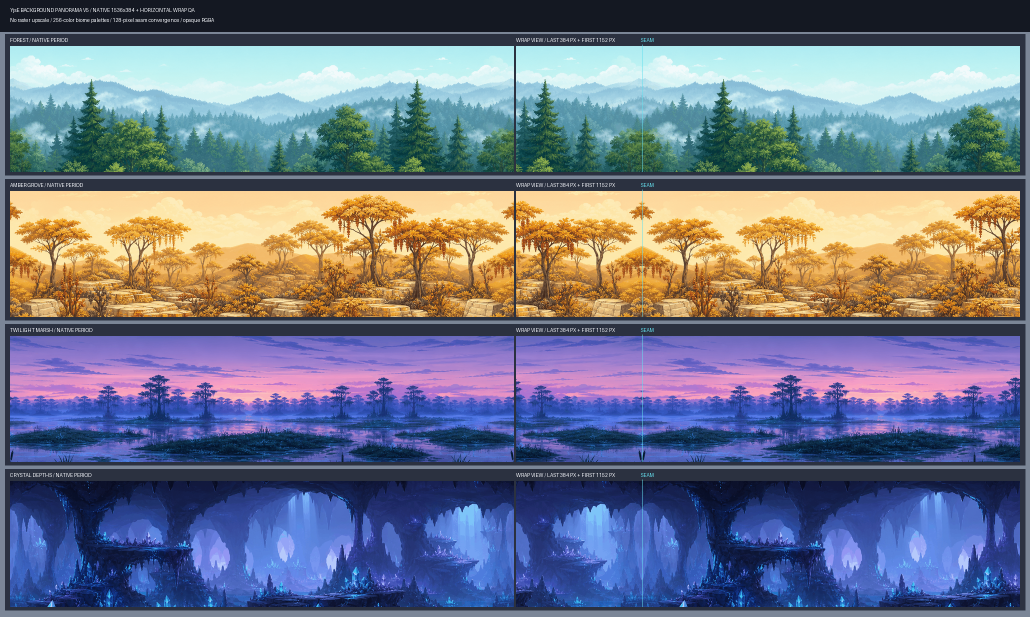
#> input picture Game.Data/art_direction/background_panorama_v5_contact_sheet.png, 2060 x 1234 px, given in place of forest_parallax_layer_v4.png, which was not available (shown at 1/2 size)
$ python build_background_panorama_v4_preview.py
#> lines starting #> are read from the running program, lines starting #| are printed output that depends on the picture; pictures that were not available may be replaced by others from this repository, and a replacement may not be noted
#!/usr/bin/env python3
"""Build the deterministic V4 panorama contact sheet and QA summary."""

from __future__ import annotations

import hashlib
import json
from pathlib import Path

from PIL import Image, ImageDraw, ImageFont


ROOT = Path(__file__).resolve().parents[2]
OUTPUT = ROOT / "art_direction" / "background_panorama_v4_contact_sheet.png"
SUMMARY = ROOT / "art_direction" / "background_panorama_v4_preview_summary.json"
FONT = ImageFont.load_default()
INK = (27, 24, 38, 255)
PANEL = (74, 69, 85, 255)
PAPER = (170, 162, 176, 255)
LIGHT = (244, 233, 216, 255)
ACCENT = (240, 195, 90, 255)

ASSETS = [
    ("FOREST", "sprites/world/backgrounds/forest_parallax_layer_v4.png"),
    ("AMBER GROVE", "sprites/world/backgrounds/amber_grove_parallax_layer_v4.png"),
    ("TWILIGHT MARSH", "sprites/world/backgrounds/twilight_marsh_parallax_layer_v4.png"),
    ("CRYSTAL DEPTHS", "sprites/world/backgrounds/crystal_depths_parallax_layer_v4.png"),
]


def flattened_pixels(image: Image.Image):
    get_flattened_data = getattr(image, "get_flattened_data", None)
    return get_flattened_data() if get_flattened_data else image.getdata()


def load(relative_path: str) -> Image.Image:
    with Image.open(ROOT / relative_path) as opened:
        return opened.convert("RGBA")


def wrap_view(source: Image.Image, lead_in: int = 256) -> Image.Image:
    target = Image.new("RGBA", source.size)
    target.alpha_composite(source.crop((source.width - lead_in, 0, source.width, source.height)), (0, 0))
    target.alpha_composite(source.crop((0, 0, source.width - lead_in, source.height)), (lead_in, 0))
    return target


def asset_record(label: str, relative_path: str, source: Image.Image) -> dict:
    path = ROOT / relative_path
    left = list(flattened_pixels(source.crop((0, 0, 1, source.height))))
    right = list(flattened_pixels(source.crop((source.width - 1, 0, source.width, source.height))))
    seam_delta = max(
        sum(abs(left_pixel[channel] - right_pixel[channel]) for channel in range(4))
        for left_pixel, right_pixel in zip(left, right)
    )
    return {
        "label": label,
        "path": relative_path,
        "dimensions": list(source.size),
        "mode": source.mode,
        "sha256": hashlib.sha256(path.read_bytes()).hexdigest(),
        "fileBytes": path.stat().st_size,
        "uniqueColorCount": len({pixel[:3] for pixel in flattened_pixels(source)}),
        "alphaValues": sorted(set(flattened_pixels(source.getchannel("A")))),
        "horizontalSeamColumnsEqual": left == right,
        "maximumWrapSeamChannelDelta": seam_delta,
    }


def main() -> None:
    width = 2160
    header_height = 58
    row_height = 290
    canvas = Image.new("RGBA", (width, header_height + row_height * len(ASSETS) + 10), PAPER)
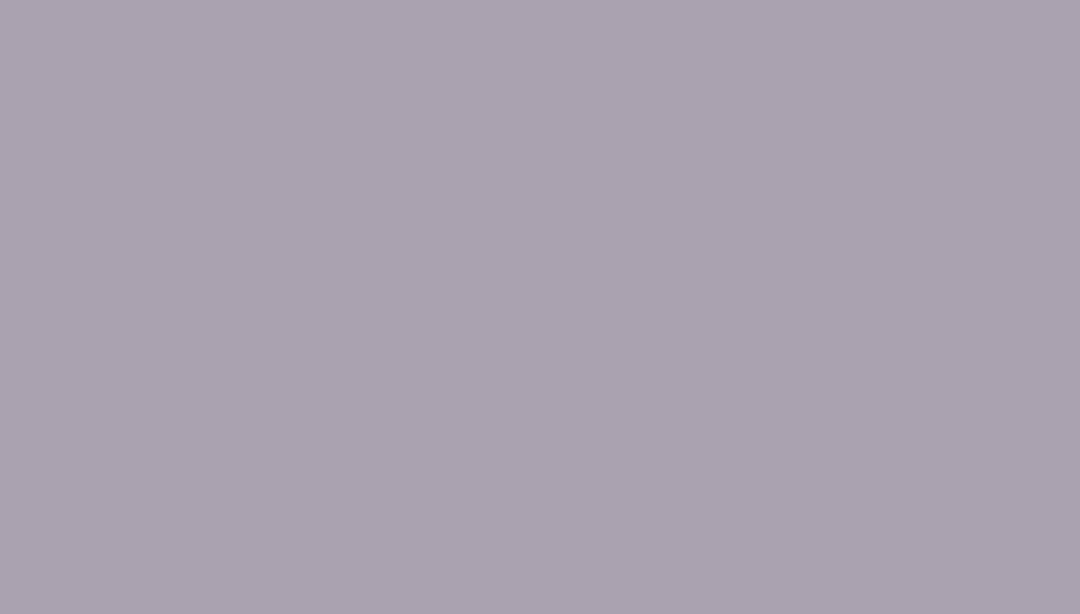
#> canvas: PIL image 2160x1228 RGBA (shown at 1/2 size); mean R, G, B, A 170, 162, 176, 255
    draw = ImageDraw.Draw(canvas)
    draw.rectangle((0, 0, width, header_height - 1), fill=INK)
    draw.text((20, 14), "YjsE BACKGROUND PANORAMA V4 / NATIVE 1024x256 + HORIZONTAL WRAP QA", font=FONT, fill=LIGHT)
    draw.text((20, 32), "Palette-only RGBA / 512x128 logical raster / nearest-neighbor 2x delivery / quiet upper field", font=FONT, fill=LIGHT)

    records = []
    for index, (label, relative_path) in enumerate(ASSETS):
        y = header_height + index * row_height
        source = load(relative_path)
#> in load, opened is the input picture: PIL image 2060x1234 RGBA; mean R, G, B, A 110.3, 115.9, 134.6, 255
        wrapped = wrap_view(source)
#> in wrap_view, `target = Image.new("RGBA", source.size)`: target: PIL image 2060x1234 RGBA; every value is 0
#> in wrap_view, `target.alpha_composite(source.crop((source.width - lead_in, 0, source...`:
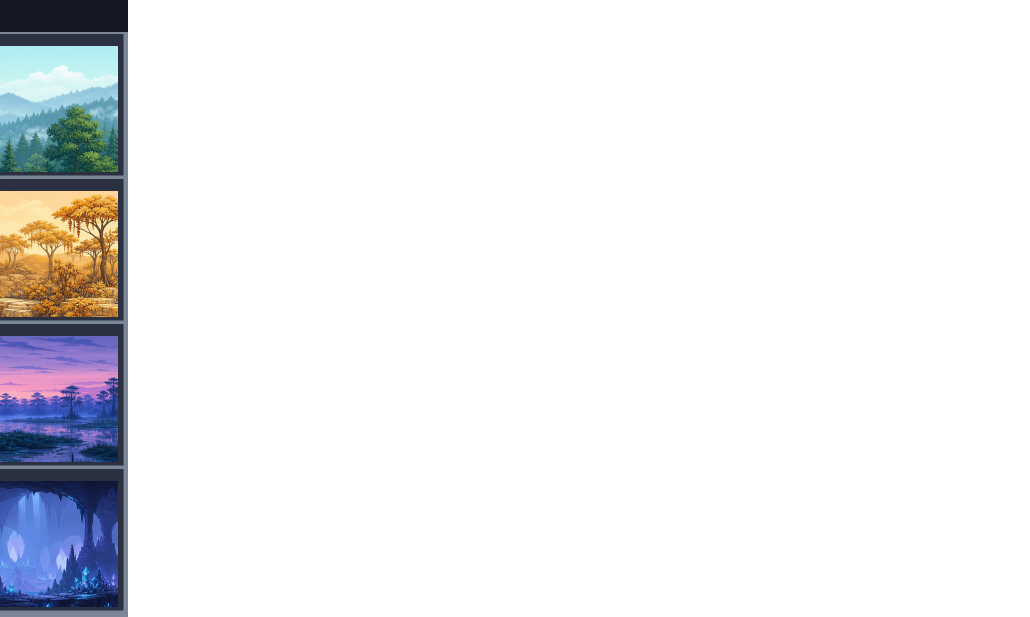
#> target: PIL image 2060x1234 RGBA (shown at 1/2 size); mean R, G, B, A 13.6, 14.3, 16.6, 31.7; transparent parts drawn white
#> in wrap_view, `target.alpha_composite(source.crop((0, 0, source.width - lead_in, sour..`:
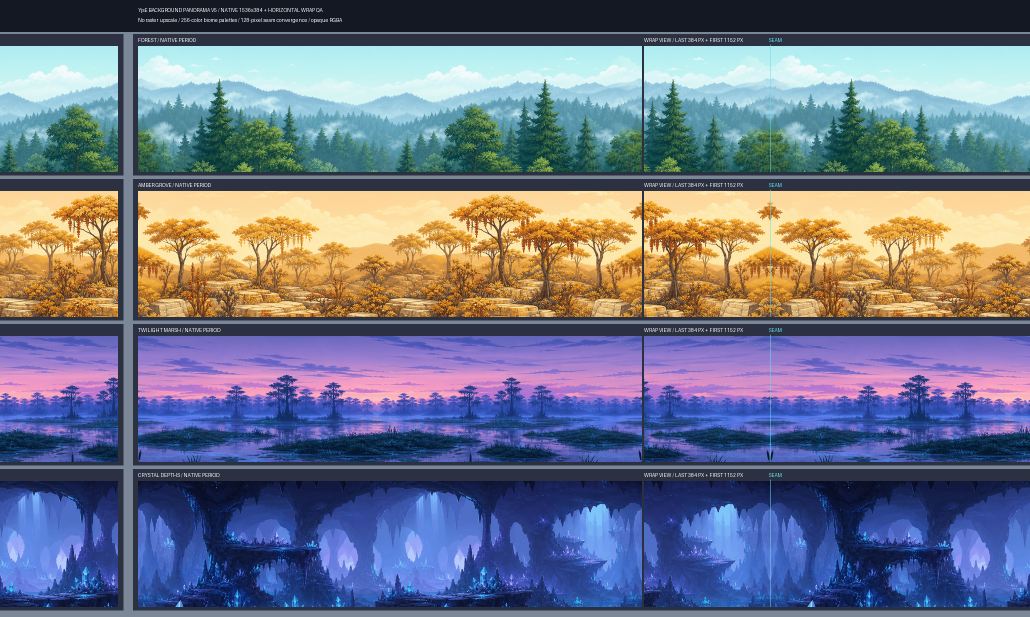
#> target: PIL image 2060x1234 RGBA (shown at 1/2 size); mean R, G, B, A 110.3, 115.9, 134.6, 255
        draw.rectangle((10, y + 4, width - 10, y + row_height - 4), fill=PANEL)
        draw.text((20, y + 10), f"{label} / NATIVE PERIOD", font=FONT, fill=LIGHT)
        draw.text((1116, y + 10), "WRAP VIEW / LAST 256 PX + FIRST 768 PX", font=FONT, fill=LIGHT)
        draw.text((1364, y + 10), "SEAM", font=FONT, fill=ACCENT)
        canvas.alpha_composite(source, (20, y + 28))
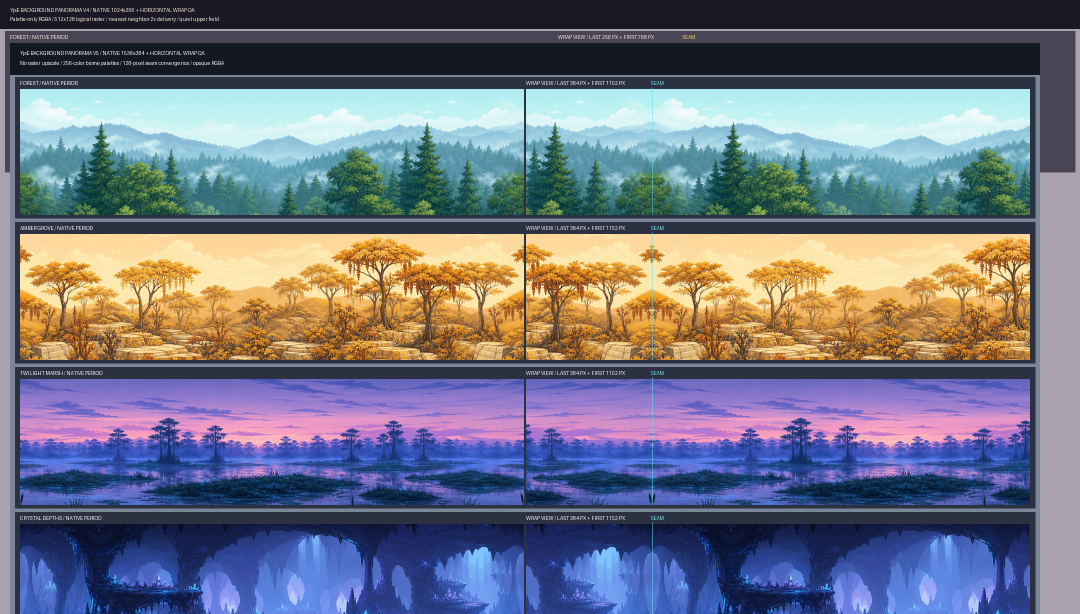
#> canvas: PIL image 2160x1228 RGBA (shown at 1/2 size); mean R, G, B, A 111.7, 114.6, 129.7, 255
        canvas.alpha_composite(wrapped, (1116, y + 28))
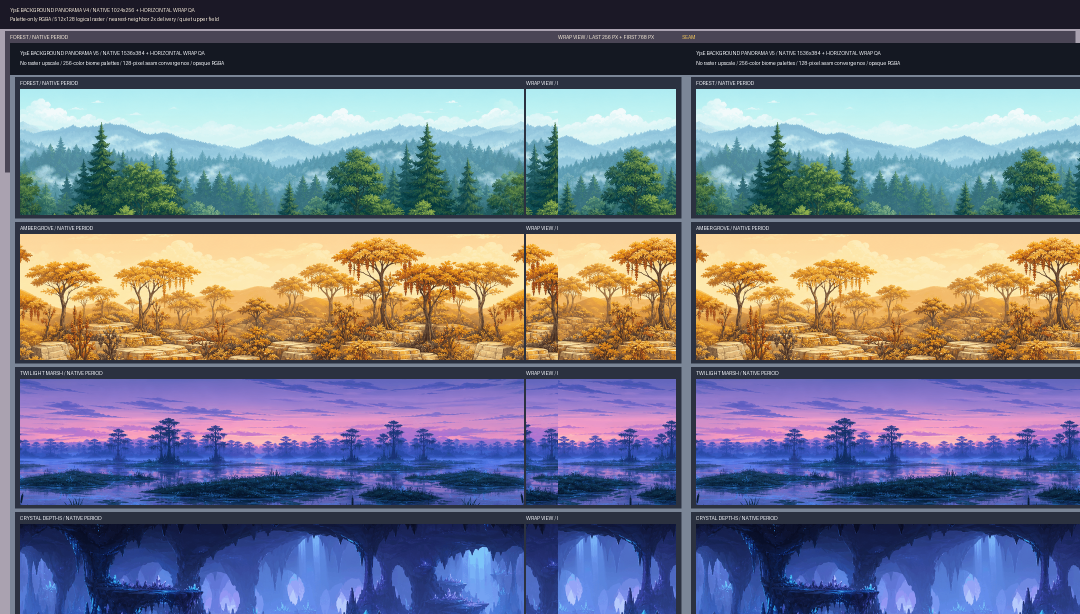
#> canvas: PIL image 2160x1228 RGBA (shown at 1/2 size); mean R, G, B, A 110.4, 113.5, 128.6, 255
        draw.line((1372, y + 25, 1372, y + 27), fill=ACCENT, width=1)
        records.append(asset_record(label, relative_path, source))
#> in asset_record, `left = list(flattened_pixels(source.crop((0, 0, 1, source.height))))`: left = 1234 items, first 6: (20, 24, 34, 255), (20, 24, 34, 255), (20, 24, 34, 255), (20, 24, 34, 255), (20, 24, 34, 255), (20, 24, 34, 255)
#> in asset_record, `right = list(flattened_pixels(source.crop((source.width - 1, 0, source..`: right has the same summary as left
#> in asset_record, `seam_delta = max( sum(abs(left_pixel[channel] - right_pixel[channel]) ..`: seam_delta = 0

    canvas.save(OUTPUT, format="PNG", optimize=False, compress_level=9)
    summary = {
        "schemaVersion": 1,
        "waveId": "background_panorama_v4_imagegen",
        "preview": str(OUTPUT.relative_to(ROOT)).replace("\\", "/"),
        "dimensions": list(canvas.size),
        "sha256": hashlib.sha256(OUTPUT.read_bytes()).hexdigest(),
        "views": ["native-period", "horizontal-wrap-last-256-plus-first-768"],
        "logicalRaster": [512, 128],
        "deliveryRaster": [1024, 256],
        "quietUpperFieldTargetPercent": [45, 55],
        "assets": records,
    }
    SUMMARY.write_text(json.dumps(summary, indent=2) + "\n", encoding="utf-8")


if __name__ == "__main__":
#> (the run stopped early here; a loop or call above may not have finished)
